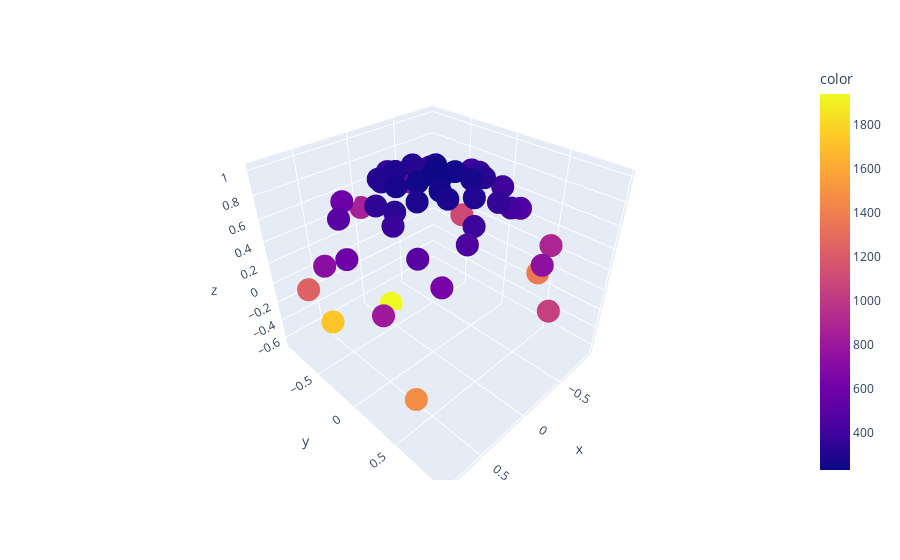

Here is the notebook cell this chart was saved with:
### Code cell
device = torch.device('cpu')
eps=torch.finfo(torch.float32).eps
N = 50
ray_mask = torch.ones((1, N), device=device, dtype=bool)
roughness = torch.tensor(0.1)
normal = torch.tensor([0, 0, 1.0], device=device).reshape(1, 3)
viewdir = torch.tensor([0, 0, 1.0], device=device).reshape(1, 3)
# sampler = CosineLobeSampler(512)
sampler = SGGXSampler(512)
L, basis, prob = sampler.sample(viewdir, normal, roughness, roughness, ray_mask)

indiv_num_samples = ray_mask.sum(dim=1, keepdim=True).expand(ray_mask.shape)[ray_mask]
mipval = -(prob * indiv_num_samples).log()
H = normalize(L + viewdir)
# mipval = sampler.calculate_mipval(H, viewdir, normal, ray_mask, roughness, torch.eye(3).reshape(1, 3, 3))
ic(L.min())

w = 1024
h = 512
dw = (1-L[:, 2]**2).clip(min=eps).sqrt() * 2 * math.pi / w
dh = torch.ones_like(dw) * math.pi / h
saSample = mipval.reshape(-1)

saTexel_w = dw.clip(min=eps).log() + dh.clip(min=eps).log()
saTexel_h = dw.clip(min=eps).log() + dh.clip(min=eps).log()
# saTexel is the ratio to the solid angle subtended by one pixel of the 0th mipmap level
# num_pixels = self.bg_mat.numel() // 3
# saTexel = distortion / num_pixels
miplevel_w = ((saSample - torch.log(saTexel_w.clip(min=eps))) / math.log(2)) / 2
miplevel_h = ((saSample - torch.log(saTexel_h.clip(min=eps))) / math.log(2)) / 2

px.scatter_3d(x=L[:, 0], y=L[:, 1], z=L[:, 2], color=2**miplevel_h).show()

### Figure 1 — Plotly figure (JSON) as saved in the notebook; plotly's stock layout.template omitted (floating-point values rounded to 4 significant figures)
{"data": [{"hovertemplate": "x=%{x}<br>y=%{y}<br>z=%{z}<br>color=%{marker.color}<extra></extra>", "legendgroup": "", "marker": {"color": [229.6, 341.5, 440.2, 735.4, 1729.0, 631.9, 319.8, 239.5, 1941.0, 297.9, 542.8, 1238.0, 885.6, 497.3, 370.6, 275.9, 287.7, 385.1, 463.4, 812.5, 1100.0, 502.5, 307.2, 233.2, 248.3, 330.5, 578.1, 1470.0, 684.6, 413.4, 353.8, 267.6, 263.5, 360.1, 402.6, 720.6, 1371.0, 598.2, 322.7, 252.4, 236.8, 300.5, 517.4, 1043.0, 863.1, 449.7, 392.6, 283.0, 270.5, 379.8], "coloraxis": "coloraxis", "symbol": "circle"}, "mode": "markers", "name": "", "scene": "scene", "showlegend": false, "type": "scatter3d", "x": [0, 0.4442, -0.4099, -0.2549, 0.5481, 0.5118, -0.3733, 0.1385, -0.1425, -0.04966, -0.686, 0.7364, -0.7131, 0.5307, -0.007886, 0.1204, 0.06116, 0.1254, -0.3992, 0.8121, -0.8611, 0.5762, -0.1366, 0.00534, -0.184, 0.4233, 0.324, 0.7635, -0.4364, -0.2812, -0.4746, 0.2505, -0.1954, -0.204, -0.5431, 0.8242, -0.914, 0.7654, 0.1894, 0.103, -0.1072, 0.2318, -0.1743, -0.1978, -0.02266, 0.2455, -0.4687, 0.2817, -0.2073, 0.4978], "y": [0, -0.08754, -0.4452, 0.8213, -0.7042, 0.6044, 0.1667, -0.001499, -0.7406, 0.3541, -0.2093, -0.6761, 0.5985, 0.4116, -0.5043, 0.2706, -0.3248, 0.5125, 0.492, 0.388, -0.4835, -0.3559, -0.3549, 0.08333, 0.0453, 0.08178, -0.6752, 0.6138, -0.7045, 0.4951, 0.02955, -0.09767, -0.1628, 0.4417, -0.1096, -0.213, 0.3918, -0.02024, -0.3692, 0.1817, -0.04972, -0.2808, -0.6702, 0.9568, -0.9219, 0.5661, 0.2665, 0.1463, 0.1865, 0.1482], "z": [1, 0.8916, 0.7961, 0.5103, -0.4513, 0.6106, 0.9126, 0.9904, -0.6566, 0.9339, 0.6968, 0.02391, 0.365, 0.7409, 0.8635, 0.9551, 0.9438, 0.8495, 0.7737, 0.4358, 0.1575, 0.7358, 0.9249, 0.9965, 0.9819, 0.9023, 0.6626, -0.2009, 0.5596, 0.8221, 0.8797, 0.9632, 0.9671, 0.8736, 0.8325, 0.5247, -0.1049, 0.6432, 0.9098, 0.9779, 0.993, 0.9313, 0.7214, 0.2131, 0.3868, 0.7869, 0.8422, 0.9483, 0.9604, 0.8546]}], "layout": {"coloraxis": {"colorbar": {"title": {"text": "color"}}, "colorscale": [[0, "#0d0887"], [0.1111, "#46039f"], [0.2222, "#7201a8"], [0.3333, "#9c179e"], [0.4444, "#bd3786"], [0.5556, "#d8576b"], [0.6667, "#ed7953"], [0.7778, "#fb9f3a"], [0.8889, "#fdca26"], [1, "#f0f921"]]}, "legend": {"tracegroupgap": 0}, "margin": {"t": 60}, "scene": {"domain": {"x": [0, 1], "y": [0, 1]}, "xaxis": {"title": {"text": "x"}}, "yaxis": {"title": {"text": "y"}}, "zaxis": {"title": {"text": "z"}}}}}
